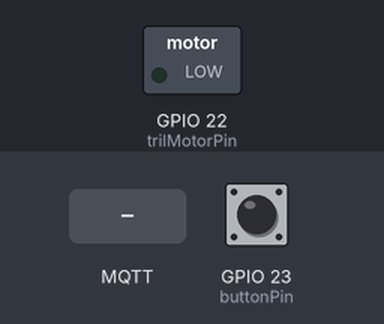
Bench run of a sketch on a simulated ESP32. Parts: switched loads named in the sketch (green lamp = pin HIGH). The test bench sets the inputs (shaded band); at power-on: GPIO 23 (buttonPin) LOW. WiFi joins after 1.5 s; servers stay silent unless stated; no MQTT or app messages arrive unless stated; what the sketch prints to the serial monitor is not drawn.

Above: at 7.2 s.
7.3 s: MQTT message "1" arrives on the first subscribed topic
At 13.1 s:
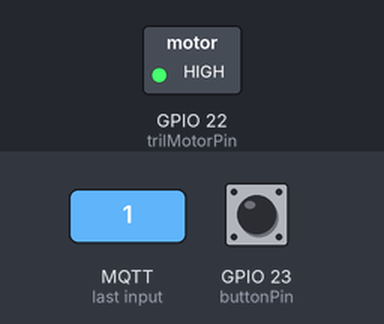
13.3 s: GPIO 23 (buttonPin) pulled HIGH for 0.15 s
At 13.9 s:
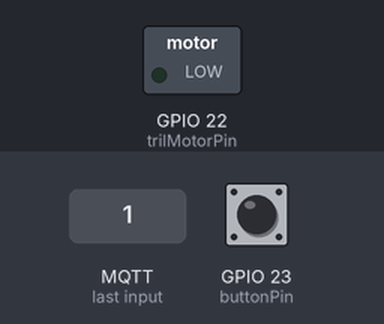
Timing chart, 0 to 19.8 s (numbered marks = the images above; inputs shaded):
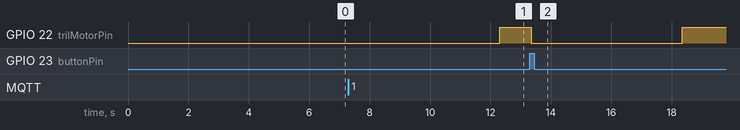

The sketch:

mqtt-connection-final.ino
```cpp
//Libraries die gebruikt worden
#include <SPI.h>
#include <WiFi.h>
#include <Ethernet.h>
#include <PubSubClient.h>

//variabelen die aangemaakt worden voor internet
const char* ssid     = "Kappa123";
const char* password = "Maanlanding";
const char* server = "broker.mqttdashboard.com";

//variabelen button
const int buttonPin = 23;
int buttonState;
int lastButtonState = LOW;
int count = 0;

//debounce
unsigned long lastDebounceTime = 0;  // the last time the output pin was toggled
unsigned long debounceDelay = 50;    // the debounce time; increase if the output flickers

//trilmotor
const int trilMotorPin = 22;
bool trilMotorToggle = false;//als de boolean op true wordt gezet begint als het ware de focus sessie. (Dit moet vanuit de app geregeld worden)

//timer trilmotor
unsigned long trilTimer;
unsigned long trilTime = 5000;


//callback functie wordt aangeroepen vanuit de library en zorgt ervoor dat er berichten worden uitgelezen op de HiveMQ
void callback(char* topic, byte* payload, unsigned int length)
{
  Serial.print("Message arrived [");
  Serial.print(topic);
  Serial.print("] ");
  String topicString = topic;
  for (int i=0;i<length;i++)
  {
    Serial.print((char)payload[i]);
  }
  Serial.println();

  if(topicString == "trilMotor" && payload[0] == '1')
  {
    trilMotorToggle = true;
    trilTimer = millis();
  }
  if(topicString == "trilMotor" && payload[0] == '0')
  {
    trilMotorToggle = false;
    trilmotorOff();
  }

}

WiFiClient wifiClient;
PubSubClient mqttClient(wifiClient);

void reconnect()
{

  // Loop until we're reconnected
  while (!mqttClient.connected())
  {
    Serial.print("Attempting MQTT connection...");

    // Attempt to connect
    if (mqttClient.connect("arduinoClient"))
    {
      Serial.println("connected");

      // Wanneer er verbinding gemaakt is verzend dit bericht naar de broker (published berichten)
      mqttClient.publish("buttonClick","verbinding gemaakt");

      //Subribed op een topic (krijgt berichten binnen vanuit broker)
      mqttClient.subscribe("trilMotor");

      //Als hij niet verbonden is doet hij een delay
    } else {
      Serial.print("failed, rc=");
      Serial.print(mqttClient.state());
      Serial.println(" try again in 5 seconds");
      // Wait 5 seconds before retrying
      delay(5000);
    }
  }
}

void setup()
{
  pinMode(trilMotorPin, OUTPUT);//trilmotor
  pinMode(buttonPin, INPUT); //button
  Serial.begin(57600); //baud van de arduino

  mqttClient.setServer(server, 1883);//je zegt wat aangeroepen moet worden namelijk de server HiveMQ
  mqttClient.setCallback(callback);

  WiFi.begin(ssid, password);

  while (WiFi.status() != WL_CONNECTED)
    {
        delay(500);
        Serial.print(".");
    }
}

void loop()
{
  if (!mqttClient.connected())
  {
    reconnect();
  }
  mqttClient.loop();

//button, debounce, trilmotor en timertrilmotor
  int reading = digitalRead(buttonPin);


  if (reading != lastButtonState)
  {
    lastDebounceTime = millis();
  }

  if ((millis() - lastDebounceTime) > debounceDelay)
  {
    if (reading != buttonState)
    {
      buttonState = reading;
      if(buttonState == HIGH)
      {
        count++;
        Serial.println(count);
        trilmotorOff();
        trilTimer = millis();
      }

    }
  }
  lastButtonState = reading;
  if ((millis()- trilTimer) >  trilTime && trilMotorToggle == true)
  {
    trilmotorOn();
  }
}


void trilmotorOn()
{
  digitalWrite(trilMotorPin, HIGH);
}

void trilmotorOff()
{
  digitalWrite(trilMotorPin, LOW);
}
```

Measured:
- after the input at 7.3 s, GPIO 22 (trilMotorPin): LOW → HIGH after 5.0 s
- after the input at 13.3 s, GPIO 22 (trilMotorPin): HIGH → LOW after 0.05 s, → HIGH 5.0 s later
